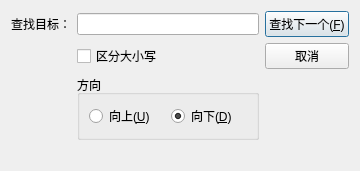
<?xml version="1.0" encoding="UTF-8"?>
<ui version="4.0">
 <class>FindDialog</class>
 <widget class="QDialog" name="FindDialog">
  <property name="geometry">
   <rect>
    <x>0</x>
    <y>0</y>
    <width>360</width>
    <height>170</height>
   </rect>
  </property>
  <property name="windowTitle">
   <string>查找</string>
  </property>
  <layout class="QGridLayout" name="gridLayout">
   <item row="0" column="0">
    <widget class="QLabel" name="labelFind">
     <property name="text">
      <string>查找目标：</string>
     </property>
    </widget>
   </item>
   <item row="0" column="1">
    <widget class="QLineEdit" name="editFind"/>
   </item>
   <item row="0" column="2">
    <widget class="QPushButton" name="btnFindNext">
     <property name="text">
      <string>查找下一个(&amp;F)</string>
     </property>
    </widget>
   </item>
   <item row="1" column="1">
    <widget class="QCheckBox" name="chkCase">
     <property name="text">
      <string>区分大小写</string>
     </property>
    </widget>
   </item>
   <item row="1" column="2">
    <widget class="QPushButton" name="btnCancel">
     <property name="text">
      <string>取消</string>
     </property>
    </widget>
   </item>
   <item row="2" column="1">
    <widget class="QGroupBox" name="groupDirection">
     <property name="title">
      <string>方向</string>
     </property>
     <layout class="QHBoxLayout" name="horizontalLayout">
      <item>
       <widget class="QRadioButton" name="radioUp">
        <property name="text">
         <string>向上(&amp;U)</string>
        </property>
       </widget>
      </item>
      <item>
       <widget class="QRadioButton" name="radioDown">
        <property name="text">
         <string>向下(&amp;D)</string>
        </property>
        <property name="checked">
         <bool>true</bool>
        </property>
       </widget>
      </item>
     </layout>
    </widget>
   </item>
   <item row="3" column="0" colspan="3">
    <widget class="QLabel" name="lblMsg">
     <property name="text">
      <string/>
     </property>
     <property name="styleSheet">
      <string notr="true">color: #c0392b;</string>
     </property>
    </widget>
   </item>
  </layout>
 </widget>
 <resources/>
 <connections/>
</ui>
